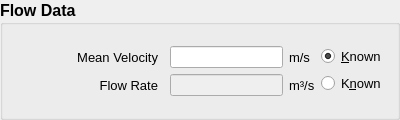
   <widget class="QGroupBox" name="Input_Flow">
    <property name="geometry">
     <rect>
      <x>850</x>
      <y>20</y>
      <width>400</width>
      <height>120</height>
     </rect>
    </property>
    <property name="font">
     <font>
      <pointsize>12</pointsize>
      <weight>75</weight>
      <bold>true</bold>
     </font>
    </property>
    <property name="title">
     <string>Flow Data</string>
    </property>
    <layout class="QGridLayout" name="gridLayout_FlowData" columnminimumwidth="150,80,0,0">
     <item row="0" column="0">
      <layout class="QVBoxLayout" name="verticalLayout_7">
       <item>
        <widget class="QLabel" name="label_13">
         <property name="font">
          <font>
           <pointsize>10</pointsize>
           <weight>50</weight>
           <bold>false</bold>
          </font>
         </property>
         <property name="text">
          <string>Mean Velocity</string>
         </property>
         <property name="alignment">
          <set>Qt::AlignRight|Qt::AlignTrailing|Qt::AlignVCenter</set>
         </property>
         <property name="indent">
          <number>6</number>
         </property>
        </widget>
       </item>
       <item>
        <widget class="QLabel" name="label_14">
         <property name="font">
          <font>
           <pointsize>10</pointsize>
           <weight>50</weight>
           <bold>false</bold>
          </font>
         </property>
         <property name="text">
          <string>Flow Rate</string>
         </property>
         <property name="alignment">
          <set>Qt::AlignRight|Qt::AlignTrailing|Qt::AlignVCenter</set>
         </property>
         <property name="indent">
          <number>6</number>
         </property>
        </widget>
       </item>
      </layout>
     </item>
     <item row="0" column="1">
      <layout class="QVBoxLayout" name="verticalLayout_8">
       <item>
        <widget class="QLineEdit" name="Flow_Velocity">
         <property name="font">
          <font>
           <pointsize>8</pointsize>
           <weight>50</weight>
           <bold>false</bold>
          </font>
         </property>
        </widget>
       </item>
       <item>
        <widget class="QLineEdit" name="Flow_Rate">
         <property name="enabled">
          <bool>false</bool>
         </property>
         <property name="font">
          <font>
           <pointsize>8</pointsize>
           <weight>50</weight>
           <bold>false</bold>
          </font>
         </property>
        </widget>
       </item>
      </layout>
     </item>
     <item row="0" column="2">
      <layout class="QVBoxLayout" name="verticalLayout_9">
       <item>
        <widget class="QLabel" name="label_15">
         <property name="font">
          <font>
           <pointsize>10</pointsize>
           <weight>50</weight>
           <bold>false</bold>
          </font>
         </property>
         <property name="text">
          <string>m/s</string>
         </property>
        </widget>
       </item>
       <item>
        <widget class="QLabel" name="label_16">
         <property name="font">
          <font>
           <pointsize>10</pointsize>
           <weight>50</weight>
           <bold>false</bold>
          </font>
         </property>
         <property name="text">
          <string>m³/s</string>
         </property>
        </widget>
       </item>
      </layout>
     </item>
     <item row="0" column="3">
      <layout class="QVBoxLayout" name="verticalLayout_10">
       <item>
        <widget class="QRadioButton" name="VelocityKnown">
         <property name="font">
          <font>
           <pointsize>10</pointsize>
           <weight>50</weight>
           <bold>false</bold>
          </font>
         </property>
         <property name="focusPolicy">
          <enum>Qt::ClickFocus</enum>
         </property>
         <property name="text">
          <string>&amp;Known</string>
         </property>
         <property name="checked">
          <bool>true</bool>
         </property>
        </widget>
       </item>
       <item>
        <widget class="QRadioButton" name="FlowRateKnown">
         <property name="font">
          <font>
           <pointsize>10</pointsize>
           <weight>50</weight>
           <bold>false</bold>
          </font>
         </property>
         <property name="focusPolicy">
          <enum>Qt::ClickFocus</enum>
         </property>
         <property name="text">
          <string>K&amp;nown</string>
         </property>
        </widget>
       </item>
      </layout>
     </item>
    </layout>
   </widget>
